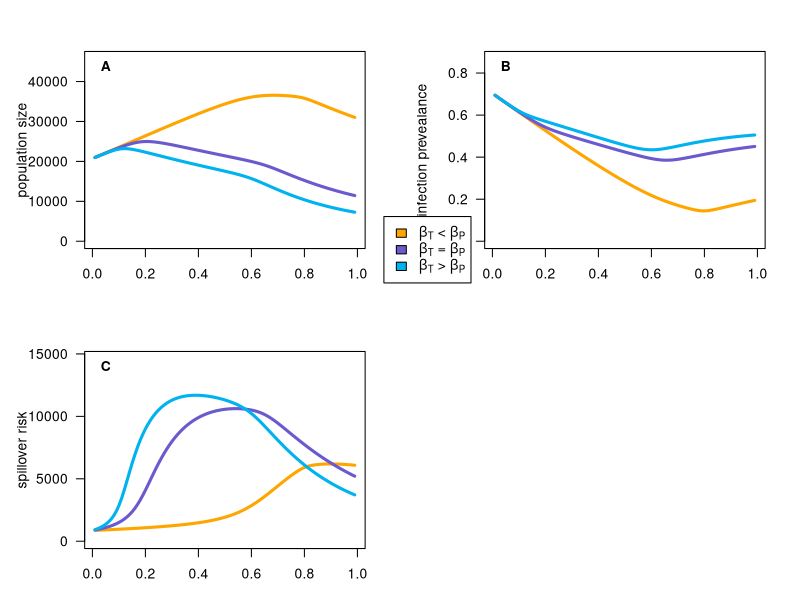

Here is the R script that generated this plot:
## ---- chunk 1
knitr::opts_chunk$set(echo = TRUE)
## ---- chunk 2
## ODE FUNCTION

# Load deSolve package
library(deSolve)

# Function with the models differential equations
wildlife_urbanization_model <- function(t, state, parameters) {
  with(as.list(c(state, parameters)),{
    
    dSp <- (b0 - (b1 * (Sp + Ip)) /(1-f) ) * (Sp + Ip) - m * Sp -  # demography
      beta_p * Sp * Ip + gamma * Ip -  # infection
      sigma * f * Sp + sigma * (1 - c_sigma) * (1 - f) * St  # movement
    
    
    dIp <-  beta_p * Sp * Ip - gamma * Ip -  # infection
      (m + mu) * Ip -  # demography
      sigma * f * Ip + sigma * (1 - c_sigma) * (1 - f) * It  # movement
    
    
    dSt <- (b0 - (b1 * (St + It) / f)) * (St + It) - (m / (1 - c_m)) * St -  # demography
      beta_t * St * It + gamma * It +  # infection
      sigma * f * Sp - sigma * (1 - c_sigma) * (1 - f) * St  # movement
    
    
    dIt <- beta_t * St * It - gamma * It -  # infection
      ((m + mu) / (1 - alpha * c_m)) * It +  # demography
      sigma * f * Ip - sigma * (1 - c_sigma) * (1 - f) * It  # movement
      
      
    list(c(dSp, dIp, dSt, dIt))
  }) 
}

## ---- chunk 3
## MODEL FUNCTION

run_model <- function(population = 50000, infected = 100, m = 0.1, b0 = 0.4, 
                      c_m = 0.2, beta_p = 0.006, beta_t = 0.006, gamma = 36.5, 
                      mu = 0.25, alpha = 2, sigma = -log(0.1), c_sigma = 0.2){
  
  # Create a data frame to store needed data
  df <- data.frame(matrix(nrow = 0, ncol = 8))
  colnames(df) <- c('f', 'Sp', 'Ip', 'St', 'It', 
                    'pop_size', 'inf_prevalence', 'spillover')
  
  for (f in seq(0.01, 0.99, 0.01)){
    # Calculate b1 based on the function parameters
    b1 <- (b0 - m) / population
    
    # Calculate infection status per habitat
    Sp <- (population - infected) * (1 - f)
    Ip <- infected * (1 - f)
    St <- (population - infected) * f
    It <- infected * f
    
    # Creating a vector with the parameter values
    parameters <- c(m = m, b0 = b0, b1 = b1, c_m = c_m, beta_p = beta_p, 
                    beta_t = beta_t, gamma = gamma, mu = mu, alpha = alpha, 
                    f = f, sigma = sigma, c_sigma = c_sigma)
  
    # Creating a vector with the initial values
    state<- c(Sp = Sp, Ip = Ip, St = St, It = It)
    
    # Time frame of 50 years
    times <- seq(0, 50, 0.05)
    
    out <- tail(ode(y = state, times = times, func = wildlife_urbanization_model, parms = parameters), 1)
    
    df[nrow(df) + 1,] <- c(f, out[2:5], sum(out[2:5]), (out[3] + out[5])/sum(out[2:5]), out[5]/f)
    }
  
  return(df)
}
## ---- chunk 4
## OBTAIN DATA FUNCTION
obtain_data <- function(c_sigma){
  for (beta_t in c(0.0015, 0.006, 0.0105)){
    df <- run_model(beta_t = beta_t, c_sigma = c_sigma)
    if (beta_t == 0.0015){
      population_all <- data.frame('0.0015' = df$pop_size)
      infection_all <- data.frame('0.0015' = df$inf_prevalence)
      spillover_all <- data.frame('0.0015' = df$spillover)
    }
    if (beta_t == 0.006){
      population_all <- data.frame(population_all, '0.006' = df$pop_size)
      infection_all <- data.frame(infection_all, '0.006' = df$inf_prevalence)
      spillover_all <- data.frame(spillover_all, '0.006' = df$spillover)
    }
    if (beta_t == 0.0105){
      population_all <- data.frame(population_all, '0.0105' = df$pop_size)
      infection_all <- data.frame(infection_all, '0.0105' = df$inf_prevalence)
      spillover_all <- data.frame(spillover_all, '0.0105' = df$spillover)
    }
  }
  return(list(population_all, infection_all, spillover_all))
}
## ---- chunk 5
## PLOT FUNCTION
plot_scenario <- function(datasets, y_labels, line_cols, legends){
  plot_labels = c("A", "B", "C")
  f_seq = seq(0.01, 0.99, 0.01)
  for (item in 1:length(datasets)){
    data <- datasets[[item]]
    for (scenario in 1:3){
      if (scenario == 1){
        plot(data[,scenario] ~ f_seq, col = line_cols[scenario], 
             type = 'l', lwd = 3, ylim = c(0, max(data) * 1.25),
             xlab = 'f', las = 1, ylab = "")
        title(ylab = y_labels[item], line = 3.3)
        text(x=0.05, y=max(data) * 1.2, labels = plot_labels[item], font = 2)
      }
      else{
        lines(data[,scenario] ~ f_seq, col = line_cols[scenario], lwd = 3)
      }
    }
  }
}
## ---- chunk 6
beta_t_data <- obtain_data(c_sigma = 0.2)
beta_t_labels <- c('population size', 'infection prevealance', 'spillover risk')
beta_t_cols <- c('orange', 'slateblue', 'deepskyblue2')
beta_t_legends <- c(expression(paste(beta[T], " < ", beta[P])),expression(paste(beta[T], " = ", beta[P])),
                    expression(paste(beta[T], " > ", beta[P])))

par(mfrow=c(2,2), mar=c(3.1,5.1,3.1,2.1))
plot_scenario(datasets = beta_t_data, y_labels = beta_t_labels, line_cols = beta_t_cols, 
              legends = beta_t_legends)
legend(1.1, 26000, legend = beta_t_legends, fill = beta_t_cols, xpd=NA)
